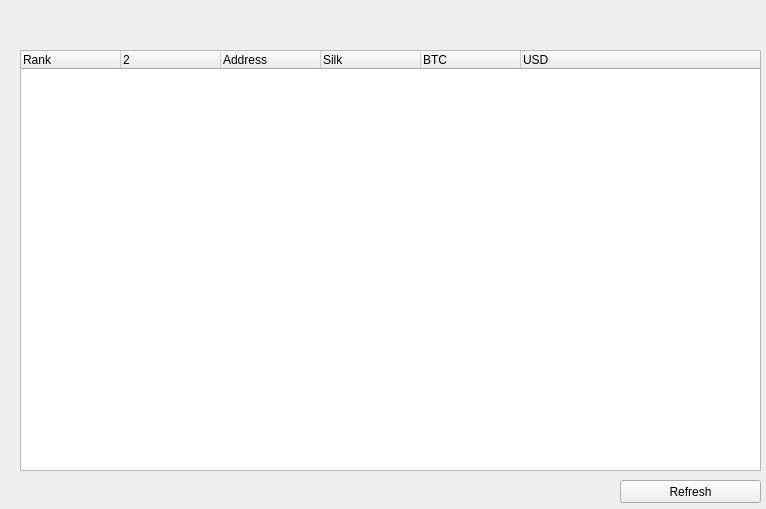
<?xml version="1.0" encoding="UTF-8"?>
<ui version="4.0">
 <class>RichList</class>
 <widget class="QWidget" name="RichList">
  <property name="geometry">
   <rect>
    <x>0</x>
    <y>0</y>
    <width>766</width>
    <height>509</height>
   </rect>
  </property>
  <property name="windowTitle">
   <string>Form</string>
  </property>
  <widget class="QTreeWidget" name="tblRichList">
   <property name="geometry">
    <rect>
     <x>20</x>
     <y>50</y>
     <width>741</width>
     <height>421</height>
    </rect>
   </property>
   <property name="columnCount">
    <number>6</number>
   </property>
   <column>
    <property name="text">
     <string>Rank</string>
    </property>
   </column>
   <column>
    <property name="text">
     <string/>
    </property>
   </column>
   <column>
    <property name="text">
     <string>Address</string>
    </property>
   </column>
   <column>
    <property name="text">
     <string>Silk</string>
    </property>
   </column>
   <column>
    <property name="text">
     <string>BTC</string>
    </property>
   </column>
   <column>
    <property name="text">
     <string>USD</string>
    </property>
   </column>
  </widget>
  <widget class="QPushButton" name="btnRefresh">
   <property name="geometry">
    <rect>
     <x>620</x>
     <y>480</y>
     <width>141</width>
     <height>23</height>
    </rect>
   </property>
   <property name="text">
    <string>Refresh</string>
   </property>
  </widget>
 </widget>
 <resources/>
 <connections/>
</ui>
